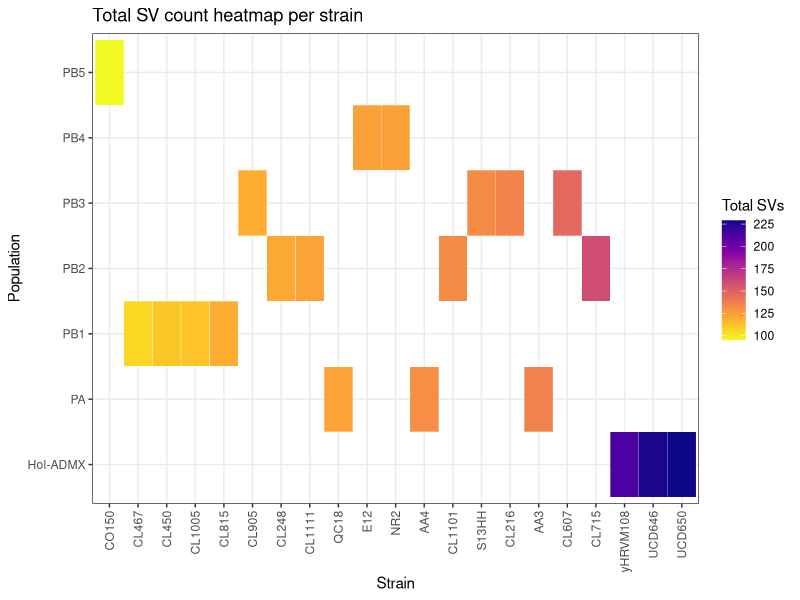
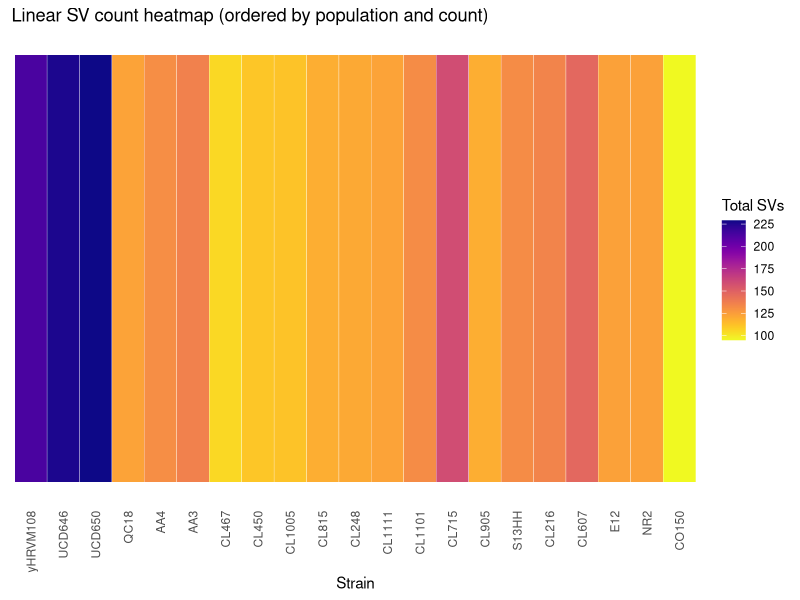

Write the R code that produced these figures, in order.
# =============================================================================
# Structural Variant Count Heatmap — S. eubayanus
# =============================================================================
# Description:
#   Visualizes the total number of structural variants (SVs) detected in each
#   S. eubayanus strain using heatmap-style tiles. SVs were detected by MUM&Co
#   using CBS12357 as the reference genome. Two heatmap layouts are produced:
#     1. 2D heatmap (strain × population) — shows which population each strain
#        belongs to and its SV count
#     2. Linear heatmap (1D) — strains ordered by population group and SV count,
#        with a single row of tiles
#   Populations: PA (Patagonia), PB1-PB5 (Patagonian subpopulations), Hol-ADMX
#   (Holarctic-admixed)
#
# Input:
#   - Hardcoded data frame with strain names, population assignments, and total
#     SV counts (derived from MUM&Co summary outputs)
#
# Output:
#   - 2D heatmap and linear heatmap (displayed interactively)
#
# Dependencies:
#   install.packages(c("ggplot2", "viridis", "dplyr"))
# =============================================================================

library(ggplot2)
library(viridis)
library(dplyr)

# Strain-level SV count data
# pop = population assignment; id = strain name; total_sv = number of SVs
df <- data.frame(
  pop = c("PA", "PA", "PB1", "PB2", "PB2", "PB3", "PB2", "PB1", "PB1",
          "PB3", "PB2", "PB1", "PB3", "PB5", "PB4", "PB4", "PA", "PB3", "Hol-ADMX",
          "Hol-ADMX", "Hol-ADMX"),
  id = c("AA3", "AA4", "CL1005", "CL1101", "CL1111", "CL216", "CL248",
         "CL450", "CL467", "CL607", "CL715", "CL815", "CL905", "CO150", "E12",
         "NR2", "QC18", "S13HH", "UCD646", "UCD650", "yHRVM108"),
  total_sv = c(136, 131, 112, 132, 123, 135, 121, 111, 105, 147, 159, 119, 119,
               95, 124, 124, 123, 132, 226, 229, 213)
)

# Order strains by ascending SV count for the x-axis
df$id <- factor(df$id, levels = df$id[order(df$total_sv)])

# --- Heatmap 1: 2D (strain on x-axis, population on y-axis) ---
ggplot(df, aes(x = id, y = pop, fill = total_sv)) +
  geom_tile(color = "white") +
  scale_fill_viridis(name = "Total SVs", option = "plasma", direction = -1) +
  labs(title = "Total SV count heatmap per strain",
       x = "Strain",
       y = "Population") +
  theme_bw() +
  theme(axis.text.x = element_text(angle = 90, vjust = 0.5, hjust = 1))

# --- Heatmap 2: Linear (1D) — ordered by population and SV count ---
# Reorder strains by population group, then by SV count within each group
pop_order <- c("Hol-ADMX", "PA", "PB1", "PB2", "PB3", "PB4", "PB5")
df$pop <- factor(df$pop, levels = pop_order)

df <- df %>%
  arrange(pop, total_sv) %>%
  mutate(id = factor(id, levels = id))

# Linear heatmap (single row) ordered by population then SV count
ggplot(df, aes(x = id, y = 1, fill = total_sv)) +
  geom_tile(color = "white") +
  scale_fill_viridis(name = "Total SVs", option = "plasma", direction = -1) +
  labs(title = "Linear SV count heatmap (ordered by population and count)",
       x = "Strain",
       y = NULL) +
  theme_minimal() +
  theme(axis.text.y = element_blank(),
        axis.ticks.y = element_blank(),
        panel.grid = element_blank(),
        axis.text.x = element_text(angle = 90, vjust = 0.5, hjust = 1))
